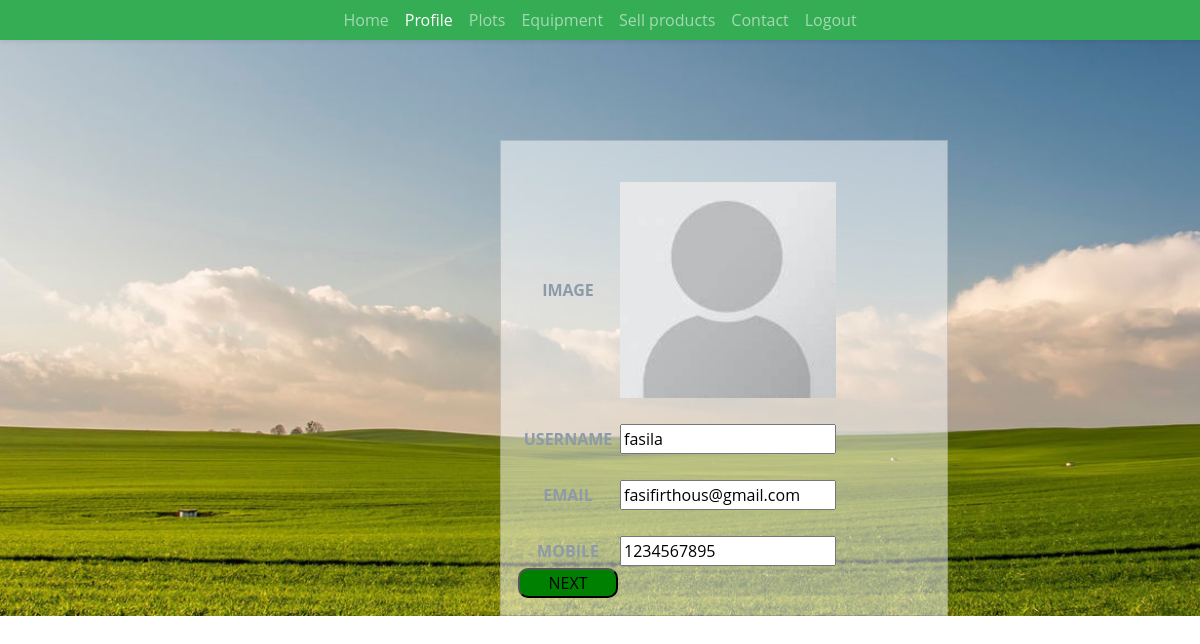
Screenshot of /farmerprofile.php (signed in) with the database file from the repository.
### tables this page shows
CREATE TABLE `users` (
  `id` int(50) NOT NULL,
  `Name` varchar(25) NOT NULL,
  `Email` varchar(50) NOT NULL,
  `Password` varchar(100) NOT NULL,
  `Mobile` int(10) NOT NULL,
  `Category` int(3) NOT NULL,
  `Image` varchar(100) NOT NULL
);

### farmerprofile.php (the view, shortened to what this page needs)
<?php
include './includes/dbconfig.php';
$id = $_SESSION['id'];
?>
<!DOCTYPE html>
<html lang="en">
<head>
  <link href="css/bootstrap.min.css" rel="stylesheet">
  <link rel="stylesheet" href="./css/log.css" />
  <link href="css/design.css" rel="stylesheet">
</head>
<body style="background-image: url('./images/agriland.jpg');">
  <?php
  $select_query = mysqli_query($conn, "select * from `users` where id = '$id'") or die('query failed');
  while ($details = mysqli_fetch_assoc($select_query)) {
  ?>
     <nav class="navbar navbar-expand-lg bg-primary navbar-dark shadow-sm py-3 py-lg-0 px-3 px-lg-5" id="home">
       <div class="collapse navbar-collapse" id="navbarCollapse">
           <div class="navbar-nav mx-auto py-0">
               <a href="farmer.php" class="nav-item nav-link ">Home</a>
               <a href="" class="nav-item nav-link active">Profile</a>
               <a href="" class="nav-item nav-link ">Plots</a>
               <a href="farmerequipment.php" class="nav-item nav-link ">Equipment</a>
               <a href="cultiproduct.php" class="nav-item nav-link ">Sell products</a>
               <a href="farmercontact.php" class="nav-item nav-link ">Contact</a>
               <a href="login.php" class="nav-item nav-link ">Logout</a>
           </div>
       </div>
   </nav>
    <form method="post" action="#">
      <div class="card opacity-100 " style="width: 28rem; margin-left: 500px; margin-top: 100px; background-color:rgba(255, 255, 255, 0.5);">
        <div class="card-body text-center">
          <table style="border-spacing: 10px;">
            <tr>
              <td><br><b><label>IMAGE </label></b></td>
              <?php
              if ($details['Image'] == '') {
              ?>
                <td><br> <img src="uplodedfile/<?php
                                                echo "user.jpg"; ?>" class="card-img-top" alt="..."></td>
              <?php
              } else {
              ?>
                <td><br> <img src="uplodedfile/<?php
                                                echo $details['Image'] ?>" class="card-img-top" alt="..."></td>
              <?php
              } ?>
            </tr>
            <tr>
              <td><br><b><label for="uname">USERNAME </label></b></td>
              <td><br><input type="text" name="uname" id="uname" value="<?php echo $details['Name'] ?>" required></td>
            </tr>
            <tr>
              <td><br><b><label for="email">EMAIL </label></b></td>
              <td><br><input type="text" name="email" value="<?php echo $details['Email'] ?>" required></td>
            </tr>
            <tr>
              <td><br><b><label for="mobile">MOBILE </label></b></td>
              <td><br><input type="text" name="mobile" value="<?php echo $details['Mobile'] ?>" required></td>
            </tr>
            <tr>
              <td><button type="submit" name='next' style="width: 100px; background-color:green; border-radius: 10px;">NEXT</button></td>
            </tr>
          </table>
        </div>
      </div>
    </form>
  <?php } ?>
</body>
</html>

### css/log.css (style rules this page uses)
body { background-repeat: no-repeat; background-size: cover; }
button { text-align: center; }

### css/design.css (style rules this page uses)
:root { --primary: #0d0e0d; --secondary: #FF9933; --light: #F6FFF2; --dark: #263A4F; }

### rows the page displays
users: uname "fasila", email "fasifirthous@gmail.com", mobile "1234567895"
